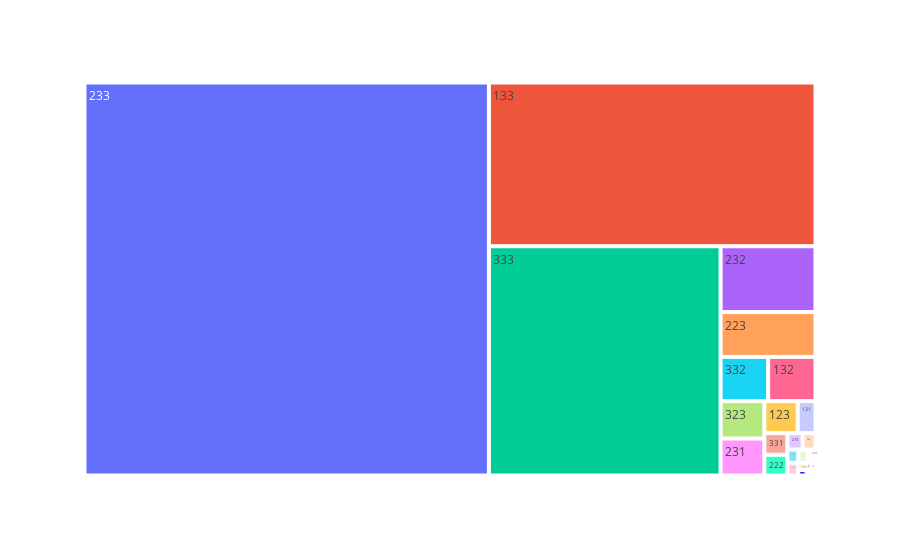

The notebook cell this image was saved under:
### Code cell
# доп визуализация
px.treemap(rfm, path=['RFM'], values='number_of_clients')

### Figure 1 — Plotly figure (JSON) as saved in the notebook; plotly's stock layout.template omitted (floating-point values rounded to 4 significant figures)
{"data": [{"branchvalues": "total", "domain": {"x": [0, 1], "y": [0, 1]}, "hovertemplate": "labels=%{label}<br>number_of_clients=%{value}<br>parent=%{parent}<br>id=%{id}<extra></extra>", "ids": ["111", "112", "113", "121", "122", "123", "131", "132", "133", "211", "212", "213", "221", "222", "223", "231", "232", "233", "311", "312", "313", "321", "322", "323", "331", "332", "333"], "labels": ["111", "112", "113", "121", "122", "123", "131", "132", "133", "211", "212", "213", "221", "222", "223", "231", "232", "233", "311", "312", "313", "321", "322", "323", "331", "332", "333"], "name": "", "parents": ["", "", "", "", "", "", "", "", "", "", "", "", "", "", "", "", "", "", "", "", "", "", "", "", "", "", ""], "type": "treemap", "values": [3, 7, 19, 8, 41, 346, 185, 682, 17379, 9, 47, 81, 34, 155, 1381, 526, 2031, 51646, 2, 15, 45, 7, 69, 532, 162, 685, 17261]}], "layout": {"legend": {"tracegroupgap": 0}, "margin": {"t": 60}}}
